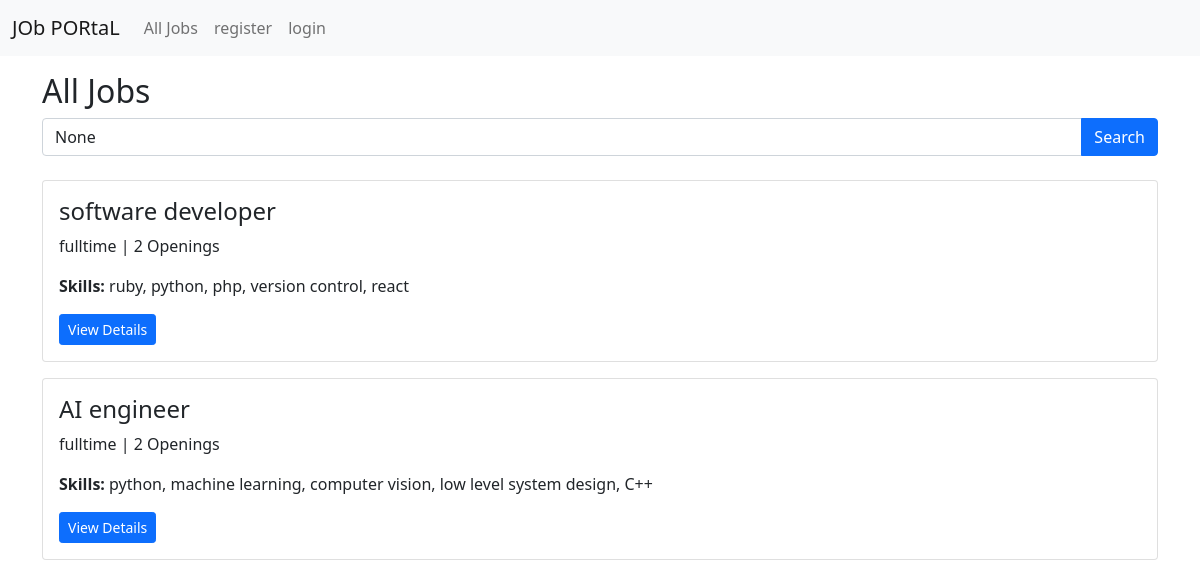
Before: /all-jobs/ with the older database file.
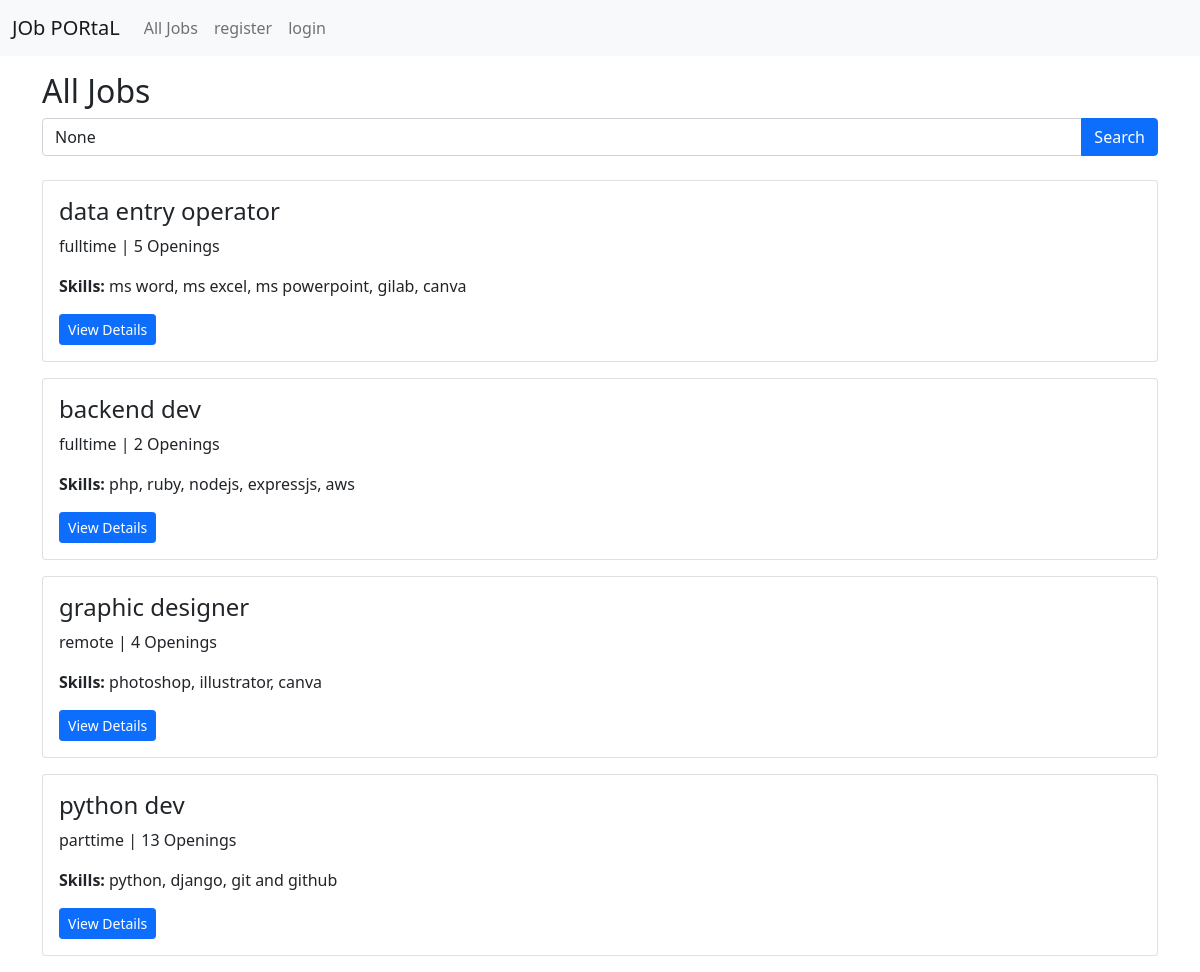
After: the same page with the newer database file.
### prac_app/models.py (models this page shows, shortened)
class Job(models.Model):
    CATEGORY = (
        ('remote', 'Remote'),
        ('fulltime', 'Full Time'),
        ('parttime', 'Part Time'),
        ('internship', 'Internship'),
    )
    recruiter = models.ForeignKey(
        RecruiterProfile,
        on_delete=models.CASCADE
    )
    title = models.CharField(max_length=300)
    number_of_openings = models.PositiveIntegerField()
    category = models.CharField(
        max_length=100,
        choices=CATEGORY
    )
    job_description = models.TextField()
    skills_set = models.TextField(
        help_text="Example: Python, Django, React"
    )
    created_at = models.DateTimeField(
        auto_now_add=True
    )
    updated_at = models.DateTimeField(
        auto_now=True
    )

### prac_app/views.py (the view, shortened to what this page needs)
# urls.py: path('all-jobs/',all_jobs,name='all_jobs'),
def all_jobs(request):
    if request.user.is_authenticated and request.user.user_type == 'recruiter':
        return redirect('recruiter_dashboard') #A recruiter could still manually visit the URL:/all-jobs/. To fully prevent recruiters from accessing the page, add this check in the view as well:
    jobs = Job.objects.all().order_by('-id')
    search = request.GET.get('search')
    if search:
        jobs = jobs.filter(
            Q(title__icontains=search) |
            Q(category__icontains=search) |
            Q(skills_set__icontains=search)
        ).distinct()
    return render(
        request,
        'job/all-jobs.html',
        {
            'jobs': jobs,
            'search': search
        }
    )

### prac_app/templates/job/all-jobs.html (shortened to what this page needs)
{% extends 'master/base.html' %}
{% block content %}
<h2>All Jobs</h2>
<form method="GET" class="mb-4">
    <div class="input-group">
        <input
            type="text"
            name="search"
            class="form-control"
            placeholder="Search by title, category or skills..."
            value="{{ search }}"
        >
        <button type="submit" class="btn btn-primary">
            Search
        </button>
    </div>
</form>
{% for job in jobs %}
<div class="card mb-3">
    <div class="card-body">
    <h4>{{ job.title }}</h4>
    <p>
        {{ job.category }} |
        {{ job.number_of_openings }} Openings
    </p>
    <p>
        <strong>Skills:</strong>
        {{ job.skills_set }}
    </p>
    <a href="{% url 'job_details' job.id %}"
       class="btn btn-primary btn-sm">
        View Details
    </a>
</div>
</div>
{% empty %}
<p>No jobs found.</p>
{% endfor %}
{% endblock %}

### prac_app/templates/master/base.html (shortened to what this page needs)
<!doctype html>
<html lang="en">
  <head>
    <link href="https://cdn.jsdelivr.net/npm/bootstrap@5.0.2/dist/css/bootstrap.min.css" rel="stylesheet">
  </head>
  {% load static %}
  <body>
    {% include 'master/nav.html' %}
    <div class="container mt-3">
      {% block content %}
      {% endblock content %}
    </div>
  </body>
</html>

### prac_app/templates/master/nav.html (shortened to what this page needs)
<nav class="navbar navbar-expand-lg navbar-light bg-light">
<div class="container-fluid">
    <a class="navbar-brand" href="#">JOb PORtaL</a>
    <div class="collapse navbar-collapse" id="navbarNav">
    <ul class="navbar-nav">
    {% if not user.is_authenticated or user.user_type == 'jobseeker' %}
    <li class="nav-item">
        <a class="nav-link" href="{% url 'all_jobs' %}">
            All Jobs
        </a>
    </li>
    {% endif %}
        {% if user.is_authenticated %}
        {% if user.user_type == 'jobseeker' %}
        <li class="nav-item">
            <a class="nav-link" href="{% url 'jobseeker_dashboard' %}">Dashboard</a>
        </li>
        <li class="nav-item">
            <a class="nav-link" href="{% url 'jobseeker_profile' %}">Jobseeker Profile</a>
        </li>
        <li class="nav-item">
            <a class="nav-link" href="{% url 'applied_jobs' %}">Applied Jobs</a>
        </li>
        {% elif user.user_type == 'recruiter' %}
        <li class="nav-item">
            <a class="nav-link" href="{% url 'recruiter_dashboard' %}">Dashboard</a>
        </li>
        <li class="nav-item">
            <a class="nav-link" href="{% url 'recruiter_profile' %}">Recruiter Profile</a>
        </li>
        <li class="nav-item">
            <a class="nav-link" href="{% url 'recruiter_jobs' %}">Manage jobs</a>
        </li>
        <li class="nav-item">
            <a class="nav-link" href="{% url 'recruiter_applicants' %}">Applicants</a>
        </li>
        {% endif %}
        <li class="nav-item">
            <a class="nav-link" href="{% url 'logout_page' %}">logout</a>
        </li>
        {% else %}
        <li class="nav-item">
            <a class="nav-link" href="{% url 'register_page' %}">register</a>
        </li>
        <li class="nav-item">
            <a class="nav-link" href="{% url 'login_page' %}">login</a>
        </li>
                {% endif %}
        </ul>
    </div>
    </div>
</nav>

Changed rows visible on the page:
removed Job: title "software developer", category "fulltime", number_of_openings "2", skills_set "ruby, python, php, version control, react"
removed Job: title "AI engineer", category "fulltime", number_of_openings "2", skills_set "python, machine learning, computer vision, low level system design, C++"
added Job: title "data entry operator", category "fulltime", number_of_openings "5", skills_set "ms word, ms excel, ms powerpoint, gilab, canva"
added Job: title "backend dev", category "fulltime", number_of_openings "2", skills_set "php, ruby, nodejs, expressjs, aws"
added Job: title "graphic designer", category "remote", number_of_openings "4", skills_set "photoshop, illustrator, canva"
added Job: title "python dev", category "parttime", number_of_openings "13", skills_set "python, django, git and github"
